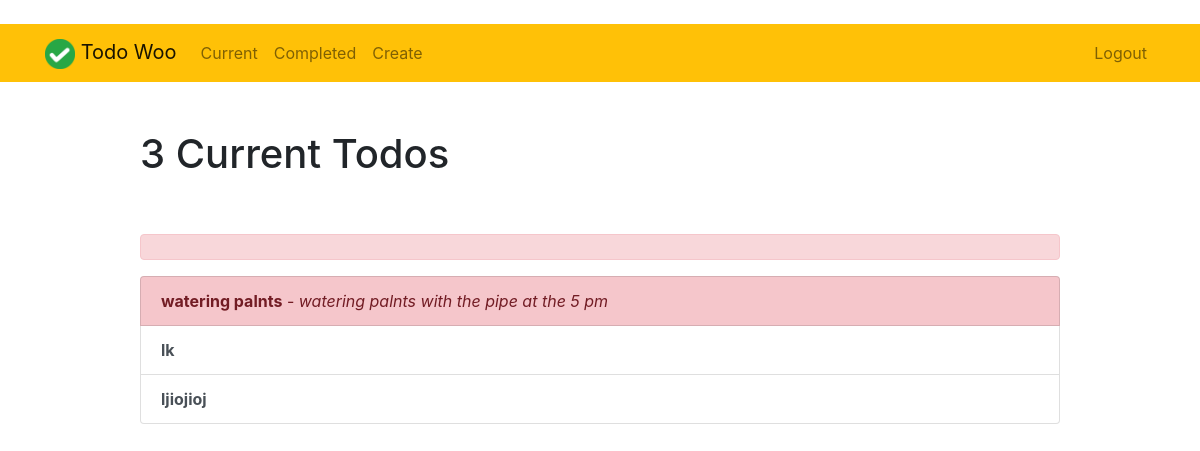
The page /current/ (signed in) on the database its author committed.
### todo/models.py (models this page shows, shortened)
class Todo(models.Model):
    title = models.CharField(max_length = 100)
    memo = models.TextField(blank=True)
    created = models.DateTimeField(auto_now_add=True)
    datecompleted = models.DateTimeField(null=True, blank=True)
    important = models.BooleanField(default=False)
    user = models.ForeignKey(User, on_delete=models.CASCADE)

### todo/views.py (the view)
# urls.py: path('current/', views.currenttodos,name='currenttodos'),
@login_required
def currenttodos(request):
    todos = Todo.objects.all().filter(user=request.user, datecompleted__isnull= True)
    return render(request,'todo/currenttodos.html',{'todos':todos})

### todo/templates/todo/currenttodos.html (shortened to what this page needs)
{% extends "todo/base.html" %}
{% block content %}
    <div class="row justify-content-center mt-5">
        <div class="col-md-10">
            {% if todos %}
                 <h1>{{ todos.count }} Current Todo{{ todos.count|pluralize }}</h1>
            {% else %}
                           <h1>Current Todos</h1>
            {% endif %}
        </div>
    </div>
    <div class="row justify-content-center mt-5">
        <div class="col-md-10">
            <div class ="alert alert-danger" role="alert"></div>
        {% if todos %}
            <div class="list-group">
                {% for todo in todos %}
                <a href="{% url 'viewtodo' todo.id %}" class="list-group-item list-group-item-action{% if todo.important %} list-group-item-danger{% endif %}"><b>{{ todo.title }}</b>{% if todo.memo %} - <i>{{ todo.memo}}</i>{% endif %}</a>
                {% endfor %}
            </div>
        {% else %}
            <div class="text-center">
                <h2>Looks like you don't have any todos! Nice work.</h2>
            <br>
            <a role="button" class="btn btn-primary" href="{% url 'createtodos' %}">New Todo</a>
            </div>
        {% endif %}
        </div>
    </div>
{% endblock %}

### rows shown on the page
Todo: title "watering palnts", memo "watering palnts with the pipe at the 5 pm"
Todo: title "lk"
Todo: title "ljiojioj"

### other values the page prints
{{ todos.count }} "3"
